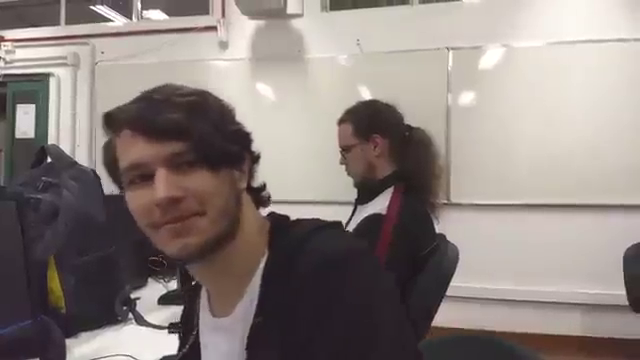
#> input picture frame 19 of T6/tito.mp4, 640 x 360 px, given in place of SilhouetteJogger.mp4, which was not available
$ python main.py
#> lines starting #> are read from the running program, lines starting #| are printed output that depends on the picture; pictures that were not available may be replaced by others from this repository, and a replacement may not be noted
import numpy as np
import random as rng
import time
import cv2
import os

cap = cv2.VideoCapture('SilhouetteJogger.mp4')
i = 0
frames = []
BWimg = []

if os.path.exists('./imgs') == False:
    os.mkdir('./imgs')


ret, frame = cap.read()
#> frame is the input picture: shape (360, 640, 3); mean B, G, R 127, 130.8, 141
avg2 = np.float32(cv2.cvtColor(frame, cv2.COLOR_BGR2GRAY))
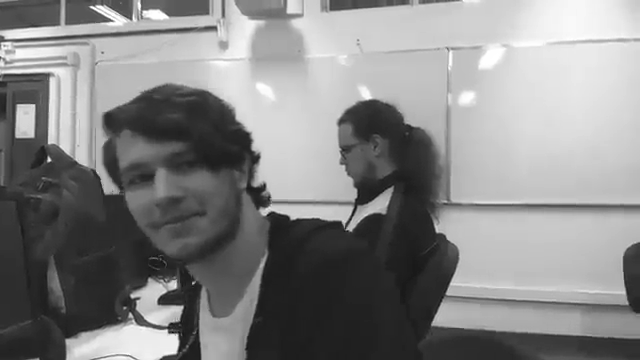
#> avg2: shape (360, 640) float32; min 7, max 255, mean 133.4
frames = []
### READING VIDEO
while(cap.isOpened()):
    ret, frame = cap.read()
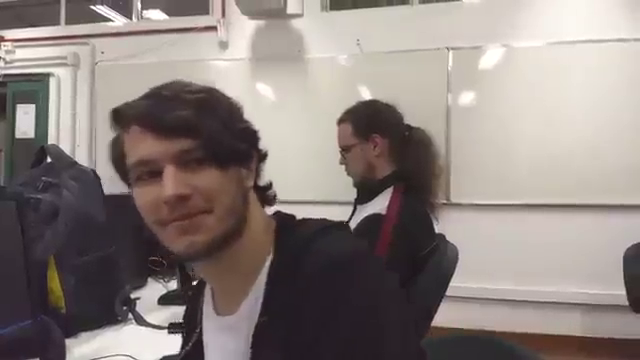
#> input picture frame 20 of T6/tito.mp4, 640 x 360 px, given in place of SilhouetteJogger.mp4, which was not available
#> frame is the input picture: shape (360, 640, 3); mean B, G, R 126.8, 130.6, 140.8
    if ret == False:
        break
    frames.append(frame)
    BWimg.append(cv2.cvtColor(frame, cv2.COLOR_BGR2GRAY))
    cv2.accumulateWeighted(BWimg[i], avg2, 0.001)
    res2 = cv2.convertScaleAbs(avg2)

    i += 1
bg = cv2.convertScaleAbs(avg2)
### EDITING VIDEO
count = 0
kernel = np.array([[1, 1, 1], [1, -8, 1], [1, 1, 1]], dtype=np.float32)
for img in BWimg:
    k = cv2.waitKey(5)
    frameI = frames[count]

    b,g,r = cv2.split(frameI)
    rgb_img = cv2.merge([r,g,b])

    gray = cv2.cvtColor(frameI,cv2.COLOR_BGR2GRAY)
    ret, thresh = cv2.threshold(gray,0,255,cv2.THRESH_BINARY_INV+cv2.THRESH_OTSU)

    kernel = np.ones((3,3),np.uint8)
    closing = cv2.morphologyEx(thresh,cv2.MORPH_CLOSE,kernel, iterations = 2)

    sure_bg = cv2.erode(closing,kernel,iterations=2)
    sure_bg = cv2.dilate(sure_bg,kernel,iterations=6)
    sure_bg = cv2.erode(sure_bg,kernel,iterations=5)
    sure_bg = cv2.dilate(sure_bg,kernel,iterations=16)

    dist_transform = cv2.distanceTransform(sure_bg,cv2.DIST_L2,3)

    ret, sure_fg = cv2.threshold(dist_transform,0.1*dist_transform.max(),255,0)

    sure_fg = np.uint8(sure_fg)
    unknown = cv2.subtract(sure_bg,sure_fg)

    ret, markers = cv2.connectedComponents(sure_fg)

    markers = markers+1
    markers[unknown==255] = 0
    markers = cv2.watershed(frameI,markers)
    frameI[markers == -1] = [255,0,0]

    cv2.imshow('out', frameI)
    cv2.imwrite('imgs/output_'+str(count)+'.jpg', frameI)
    count += 1

cap.release()
cv2.destroyAllWindows()

$ run again, starting later in the video
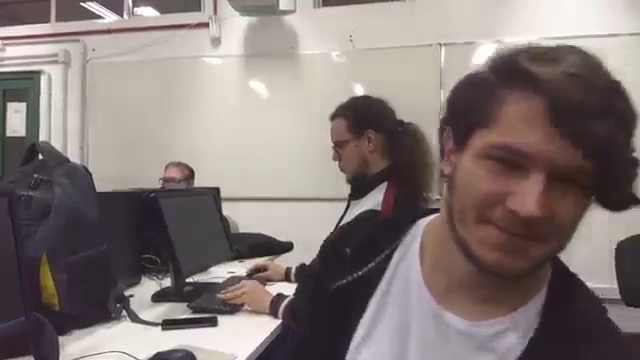
#> input picture frame 89 of T6/tito.mp4, 640 x 360 px, given in place of SilhouetteJogger.mp4, which was not available
#> frame is the input picture: shape (360, 640, 3); mean B, G, R 120, 122, 133.3
#> `avg2 = np.float32(cv2.cvtColor(frame, cv2.COLOR_BGR2GRAY))`:
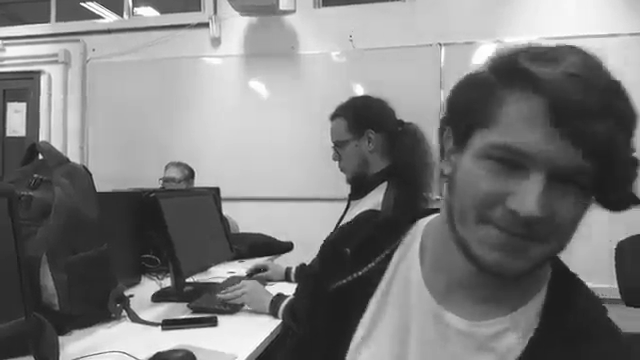
#> avg2: shape (360, 640) float32; min 17, max 255, mean 125.2
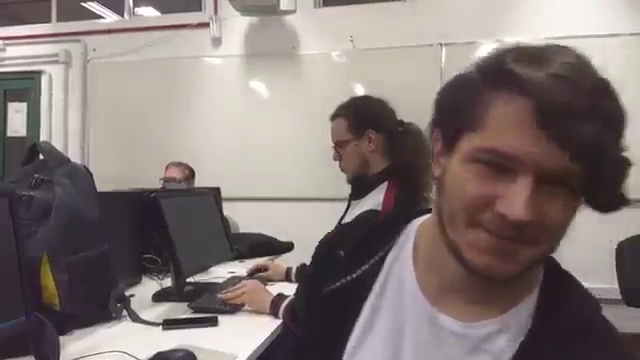
#> input picture frame 90 of T6/tito.mp4, 640 x 360 px, given in place of SilhouetteJogger.mp4, which was not available
#> frame is the input picture: shape (360, 640, 3); mean B, G, R 120.1, 122.2, 133.5

$ run again, starting later in the video
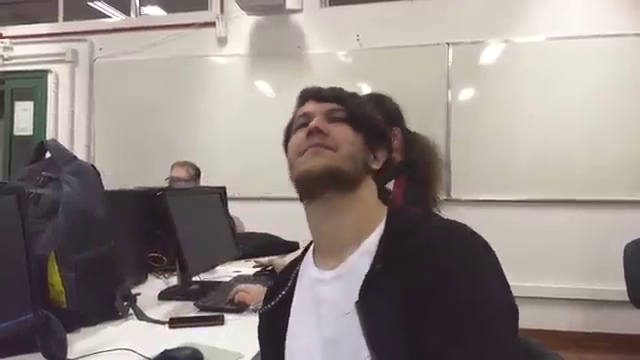
#> input picture frame 159 of T6/tito.mp4, 640 x 360 px, given in place of SilhouetteJogger.mp4, which was not available
#> frame is the input picture: shape (360, 640, 3); mean B, G, R 134.7, 139.2, 148.6
#> `avg2 = np.float32(cv2.cvtColor(frame, cv2.COLOR_BGR2GRAY))`:
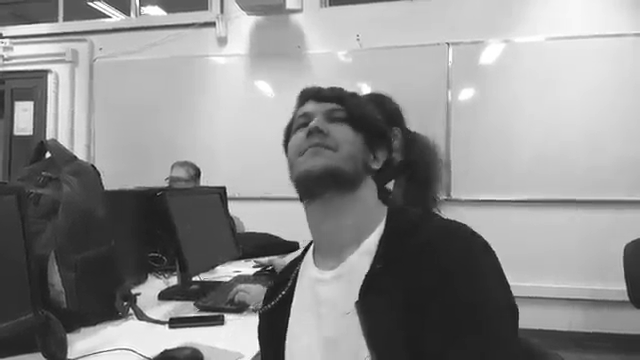
#> avg2: shape (360, 640) float32; min 7, max 255, mean 141.5
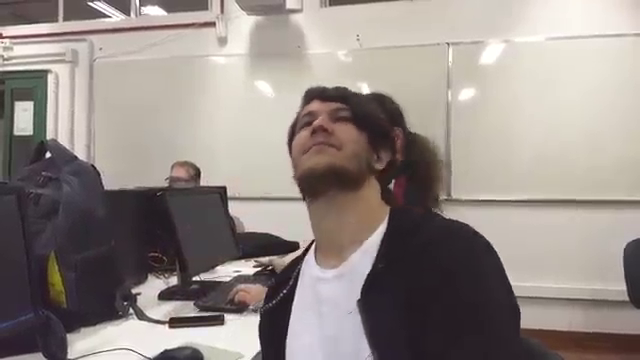
#> input picture frame 160 of T6/tito.mp4, 640 x 360 px, given in place of SilhouetteJogger.mp4, which was not available
#> frame is the input picture: shape (360, 640, 3); mean B, G, R 135.2, 139.7, 148.9
